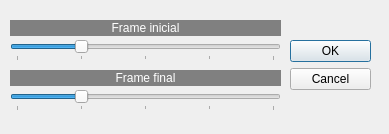
<?xml version="1.0" encoding="UTF-8"?>
<ui version="4.0">
 <class>Movimiento</class>
 <widget class="QDialog" name="Movimiento">
  <property name="geometry">
   <rect>
    <x>0</x>
    <y>0</y>
    <width>389</width>
    <height>134</height>
   </rect>
  </property>
  <property name="windowTitle">
   <string>Movimiento en vídeo</string>
  </property>
  <widget class="QDialogButtonBox" name="buttonBox">
   <property name="geometry">
    <rect>
     <x>290</x>
     <y>40</y>
     <width>81</width>
     <height>241</height>
    </rect>
   </property>
   <property name="orientation">
    <enum>Qt::Vertical</enum>
   </property>
   <property name="standardButtons">
    <set>QDialogButtonBox::Cancel|QDialogButtonBox::Ok</set>
   </property>
  </widget>
  <widget class="QLabel" name="label">
   <property name="geometry">
    <rect>
     <x>10</x>
     <y>20</y>
     <width>271</width>
     <height>16</height>
    </rect>
   </property>
   <property name="styleSheet">
    <string notr="true">background-color: rgb(128, 128, 128);
color: rgb(255, 255, 255);</string>
   </property>
   <property name="text">
    <string>Frame inicial</string>
   </property>
   <property name="alignment">
    <set>Qt::AlignCenter</set>
   </property>
  </widget>
  <widget class="QSlider" name="horizontalSlider">
   <property name="geometry">
    <rect>
     <x>10</x>
     <y>40</y>
     <width>271</width>
     <height>21</height>
    </rect>
   </property>
   <property name="minimum">
    <number>0</number>
   </property>
   <property name="maximum">
    <number>400</number>
   </property>
   <property name="value">
    <number>100</number>
   </property>
   <property name="orientation">
    <enum>Qt::Horizontal</enum>
   </property>
   <property name="tickPosition">
    <enum>QSlider::TicksBelow</enum>
   </property>
   <property name="tickInterval">
    <number>100</number>
   </property>
  </widget>
  <widget class="QLabel" name="label_2">
   <property name="geometry">
    <rect>
     <x>10</x>
     <y>70</y>
     <width>271</width>
     <height>16</height>
    </rect>
   </property>
   <property name="styleSheet">
    <string notr="true">background-color: rgb(128, 128, 128);
color: rgb(255, 255, 255);</string>
   </property>
   <property name="text">
    <string>Frame final</string>
   </property>
   <property name="alignment">
    <set>Qt::AlignCenter</set>
   </property>
  </widget>
  <widget class="QSlider" name="horizontalSlider_2">
   <property name="geometry">
    <rect>
     <x>10</x>
     <y>90</y>
     <width>271</width>
     <height>21</height>
    </rect>
   </property>
   <property name="minimum">
    <number>0</number>
   </property>
   <property name="maximum">
    <number>400</number>
   </property>
   <property name="value">
    <number>100</number>
   </property>
   <property name="orientation">
    <enum>Qt::Horizontal</enum>
   </property>
   <property name="tickPosition">
    <enum>QSlider::TicksBelow</enum>
   </property>
   <property name="tickInterval">
    <number>100</number>
   </property>
  </widget>
 </widget>
 <resources/>
 <connections>
  <connection>
   <sender>buttonBox</sender>
   <signal>accepted()</signal>
   <receiver>Movimiento</receiver>
   <slot>accept()</slot>
   <hints>
    <hint type="sourcelabel">
     <x>248</x>
     <y>254</y>
    </hint>
    <hint type="destinationlabel">
     <x>157</x>
     <y>274</y>
    </hint>
   </hints>
  </connection>
  <connection>
   <sender>buttonBox</sender>
   <signal>rejected()</signal>
   <receiver>Movimiento</receiver>
   <slot>reject()</slot>
   <hints>
    <hint type="sourcelabel">
     <x>316</x>
     <y>260</y>
    </hint>
    <hint type="destinationlabel">
     <x>286</x>
     <y>274</y>
    </hint>
   </hints>
  </connection>
 </connections>
</ui>
